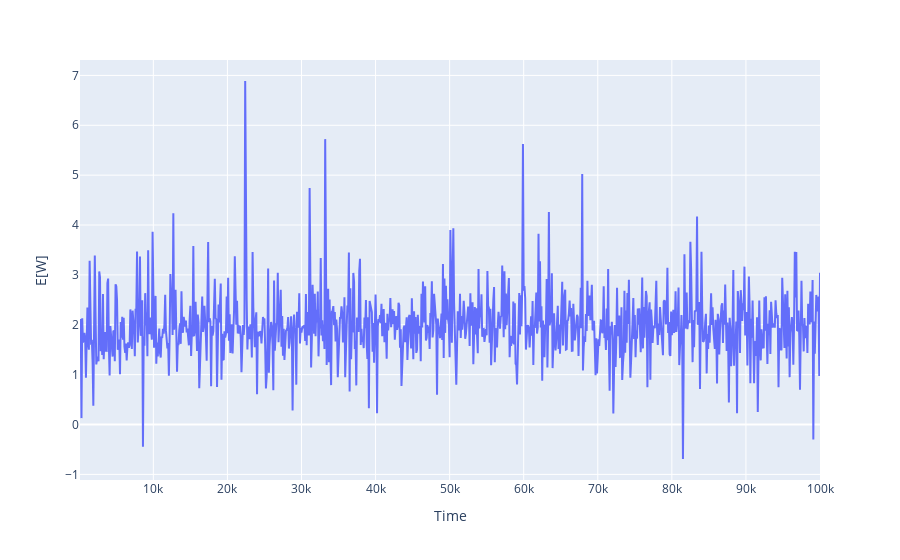

Notebook source saved alongside this figure:
### Code cell
fig = px.line(df, x='Time', y="E[W]")
fig.show()

### Figure 1 — Plotly figure (JSON) as saved in the notebook; plotly's stock layout.template omitted (floating-point values rounded to 4 significant figures; data arrays with more than 128 entries replaced by an {"elided": "..."} marker saying what was removed)
{"data": [{"hovertemplate": "Time=%{x}<br>E[W]=%{y}<extra></extra>", "legendgroup": "", "line": {"color": "#636efa", "dash": "solid"}, "marker": {"symbol": "circle"}, "mode": "lines", "name": "", "orientation": "v", "showlegend": false, "type": "scatter", "x": {"elided": "1000 int values"}, "xaxis": "x", "y": {"elided": "1000 float values"}, "yaxis": "y"}], "layout": {"legend": {"tracegroupgap": 0}, "margin": {"t": 60}, "xaxis": {"anchor": "y", "domain": [0, 1], "title": {"text": "Time"}}, "yaxis": {"anchor": "x", "domain": [0, 1], "title": {"text": "E[W]"}}}}
